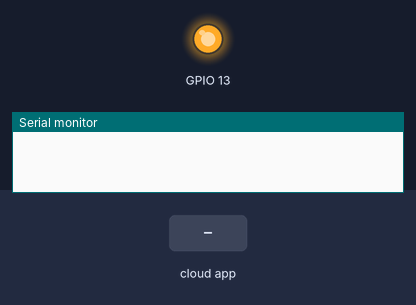
This sketch was run on a simulated ESP32. On the bench: output pins drawn as LEDs (lit = HIGH), the last lines printed to the serial monitor. The test bench sets the inputs (shaded band). WiFi joins after 1.5 s; servers stay silent unless stated.

Above: at 2.7 s.
2.8 s: the phone or cloud app sets justIntValue to 0
5.0 s: the phone or cloud app sets lightTrigger to 1
At 6.4 s:
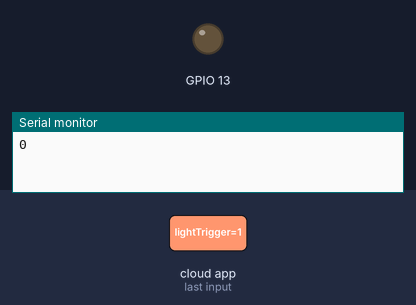
Timing chart, 0 to 10.0 s (numbered marks = the images above; inputs shaded):
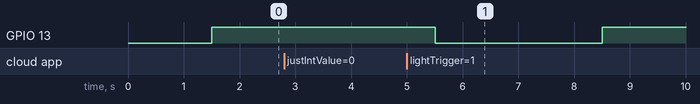

The sketch:

connectToArduinoIOT.ino
```cpp
/*
  Sketch generated by the Arduino IoT Cloud Thing "Untitled"
  https://create.arduino.cc/cloud/things/db2e1926-0acf-4e15-917b-1c670657e8db

  Arduino IoT Cloud Variables description

  The following variables are automatically generated and updated when changes are made to the Thing

  bool lightTrigger;

  Variables which are marked as READ/WRITE in the Cloud Thing will also have functions
  which are called when their values are changed from the Dashboard.
  These functions are generated with the Thing and added at the end of this sketch.
*/

#include "thingProperties.h"
int sec=0;

void setup() {
  // Initialize serial and wait for port to open:
  Serial.begin(9600);
  // This delay gives the chance to wait for a Serial Monitor without blocking if none is found
  delay(1500);

  // Defined in thingProperties.h
  initProperties();

  // Connect to Arduino IoT Cloud
  ArduinoCloud.begin(ArduinoIoTPreferredConnection);

  /*
     The following function allows you to obtain more information
     related to the state of network and IoT Cloud connection and errors
     the higher number the more granular information you’ll get.
     The default is 0 (only errors).
     Maximum is 4
 */
  setDebugMessageLevel(2);
  ArduinoCloud.printDebugInfo();
  pinMode(13,OUTPUT);
  digitalWrite(13,HIGH);
}

void loop() {
  ArduinoCloud.update();
  // Your code here
  sec+=1;
  if(sec==60){
      lightTrigger=true;
      Serial.println("its working");
      justIntValue=60;
  }

  delay(1000);

}

/*
  Since LightTrigger is READ_WRITE variable, onLightTriggerChange() is
  executed every time a new value is received from IoT Cloud.
*/
void onLightTriggerChange()  {
  // Add your code here to act upon LightTrigger change
  if(lightTrigger){
    digitalWrite(13,LOW);
    delay(3000);
    digitalWrite(13,HIGH);
    lightTrigger=false;
  }
  else{
    digitalWrite(13,HIGH);
  }

}
void onJustIntValueChange(){
    Serial.println(justIntValue);
}
```

thingProperties.h
```cpp
// Code generated by Arduino IoT Cloud, DO NOT EDIT.

#include <ArduinoIoTCloud.h>
#include <Arduino_ConnectionHandler.h>

const char DEVICE_LOGIN_NAME[]  = "6cfc6d58-f0e3-4c01-92cd-9175f93c6bb8";

const char SSID[]               = "fbi_open";    // Network SSID (name)
const char PASS[]               = "qwertyxiop";    // Network password (use for WPA, or use as key for WEP)
const char DEVICE_KEY[]  = "OP6A5BB5G8QTJSFNYRWE";    // Secret device password

void onLightTriggerChange();
void onJustIntValueChange();

bool lightTrigger;
int justIntValue;

void initProperties(){

  ArduinoCloud.setBoardId(DEVICE_LOGIN_NAME);
  ArduinoCloud.setSecretDeviceKey(DEVICE_KEY);
  ArduinoCloud.addProperty(lightTrigger, READWRITE, ON_CHANGE, onLightTriggerChange);
  ArduinoCloud.addProperty(justIntValue,READWRITE,ON_CHANGE,onJustIntValueChange);

}

WiFiConnectionHandler ArduinoIoTPreferredConnection(SSID, PASS);
```

Measured:
- after the input at 5.0 s, GPIO 13: HIGH → LOW after 0.51 s, → HIGH 3.0 s later
